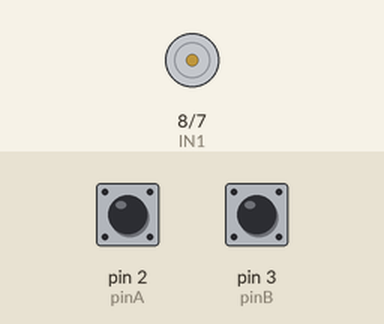
Simulated run of this sketch. Board: Arduino Uno, built with avr-gcc and run on an emulated ATmega328P. On the bench: motor-driver pin pairs drawn as motors (green arrow = first pin HIGH = forward, orange = second pin HIGH = backward, longer = more drive, scaled by the enable pin). The test bench sets the inputs (shaded band); at power-on: pin 2 (pinA) HIGH, pin 3 (pinB) HIGH.

Above: at 1.1 s.
At 3.51 s:
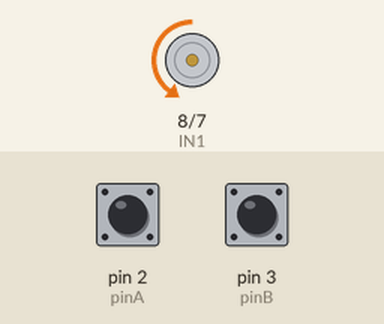
At 4.81 s:
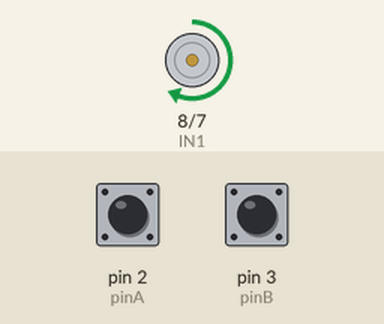
Timing chart, 0 to 6.8 s (numbered marks = the images above):
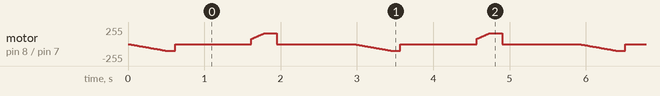

The sketch:

Arduino-Code.ino
```cpp
// MOTOR & ENCODER PINS
const int ENA = 9;
const int IN1 = 8;
const int IN2 = 7;

const int pinA = 2;
const int pinB = 3;
const float kp = 0.2;

// Pulses per degree
// 540 CPR * 100 Gear Ratio / 360 Degrees = 150
const float pulsesPerDegree = 150.0;

// SAFETY LIMITS (IN PULSES)
const long DOWN_LIMIT = -35 * pulsesPerDegree;
const long UP_LIMIT = 35 * pulsesPerDegree;

volatile long position = 0;

void setup()
{
  pinMode(ENA, OUTPUT);
  pinMode(IN1, OUTPUT);
  pinMode(IN2, OUTPUT);

  pinMode(pinA, INPUT_PULLUP);
  pinMode(pinB, INPUT_PULLUP);

  attachInterrupt(digitalPinToInterrupt(pinA), isrA, CHANGE);
  attachInterrupt(digitalPinToInterrupt(pinB), isrB, CHANGE);

  Serial.begin(9600);

  // HOLD LEVEL MANUALLY, THEN PRESS RESET
  noInterrupts();
  position = 0;
  interrupts();
}

void loop()
{
  int pwm;

  // MOVE DOWNWARD (THE SOFT LANDING)
  digitalWrite(IN1, LOW);
  digitalWrite(IN2, HIGH);
  for (pwm = 0; pwm <= 100; pwm += 2)
  {
    if (position <= DOWN_LIMIT)
    break;
    analogWrite(ENA, pwm);
    delay(10);
  }

  // Quick ramp down to prevent slamming
  for (pwm = 100; pwm >= 0; pwm -= 5)
  {
    analogWrite(ENA, pwm);
    delay(5);
  }
  stopMotor();
  delay(1000);

  // MOVE UPWARD (THE TORQUE PUSH)
  digitalWrite(IN1, HIGH);
  digitalWrite(IN2, LOW);

  // Upwards ramp start at 80
  for (pwm = 80; pwm <= 160; pwm += 5)
  {
    if (position >= UP_LIMIT)
    break;
    analogWrite(ENA, pwm);
    delay(10);
  }

  // Quick ramp down to protect the rods
  for (pwm = 160; pwm >= 0; pwm -= 5)
  {
    analogWrite(ENA, pwm);
    delay(5);
  }
  stopMotor();
  delay(1000);
}

// ENCODER ISR
void isrA()
{
  if (digitalRead(pinA) == digitalRead(pinB)) position--;
  else position++;
}
void isrB()
{
  if (digitalRead(pinA) != digitalRead(pinB)) position--;
  else position++;
}

void stopMotor()
{
  digitalWrite(IN1, LOW);
  digitalWrite(IN2, LOW);
  analogWrite(ENA, 0);
}
```
